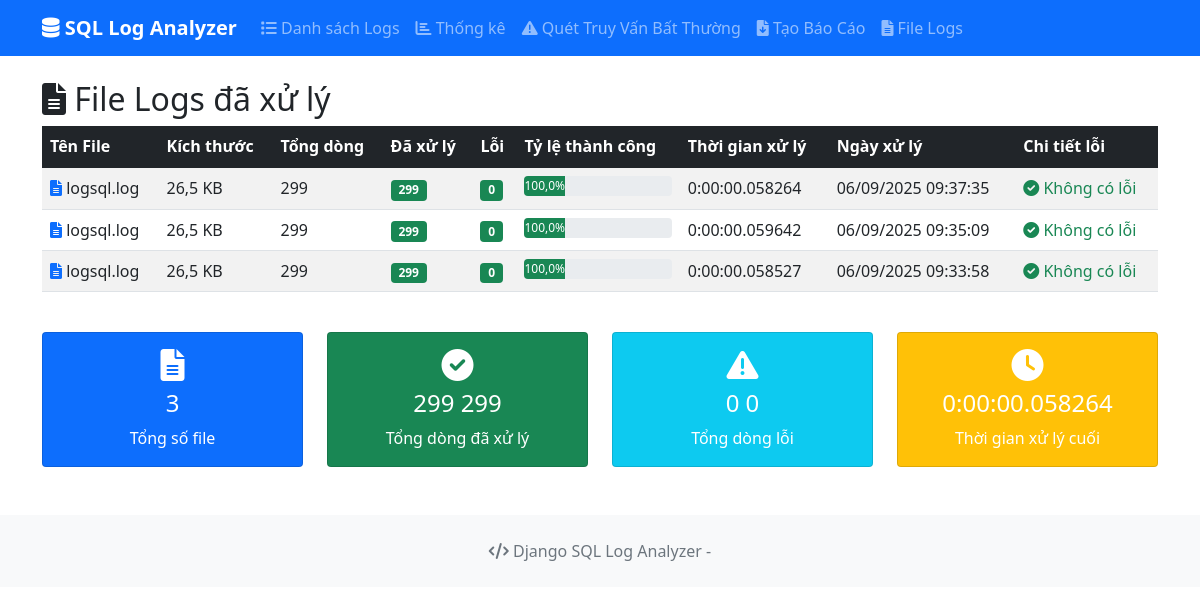
The page /log-files/ on the database its author committed.
### logs/models.py (models this page shows, shortened)
class LogFile(models.Model):
    file_name = models.CharField(
        max_length=255,
        verbose_name="Tên file",
        help_text="Tên file log"
    )
    file_path = models.CharField(
        max_length=500,
        verbose_name="Đường dẫn file",
        help_text="Đường dẫn đầy đủ đến file log"
    )
    file_size = models.BigIntegerField(
        verbose_name="Kích thước file (bytes)",
        help_text="Kích thước file tính bằng bytes"
    )
    total_lines = models.PositiveIntegerField(
        verbose_name="Tổng số dòng",
        help_text="Tổng số dòng trong file"
    )
    processed_lines = models.PositiveIntegerField(
        verbose_name="Số dòng đã xử lý",
        help_text="Số dòng đã được xử lý thành công"
    )
    failed_lines = models.PositiveIntegerField(
        default=0,
        verbose_name="Số dòng lỗi",
        help_text="Số dòng không thể xử lý"
    )
    processed_at = models.DateTimeField(
        default=timezone.now,
        verbose_name="Thời gian xử lý",
        help_text="Thời gian file được xử lý"
    )
    processing_time = models.DurationField(
        null=True,
        blank=True,
        verbose_name="Thời gian xử lý",
        help_text="Thời gian để xử lý file"
    )
    error_details = models.TextField(
        blank=True,
        null=True,
        verbose_name="Chi tiết lỗi",
        help_text="Chi tiết các dòng lỗi không thể xử lý"
    )
    class Meta:
        verbose_name = "Log File"
        verbose_name_plural = "Log Files"
        ordering = ['-processed_at']
    @property
    def success_rate(self):
        if self.total_lines > 0:
            return (self.processed_lines / self.total_lines) * 100
        return 0

### logs/views.py (the view)
# urls.py: path('log-files/', views.log_files, name='log_files'),
def log_files(request):
    log_files = LogFile.objects.all().order_by('-processed_at')
    context = {
        'log_files': log_files,
    }
    return render(request, 'logs/log_files.html', context)

### logs/templates/logs/log_files.html (shortened to what this page needs)
{% extends 'logs/base.html' %}
{% block content %}
<div class="row">
    <div class="col-12">
        <h2><i class="fas fa-file-alt"></i> File Logs đã xử lý</h2>
        {% if log_files %}
        <div class="table-responsive">
            <table class="table table-striped table-hover">
                <thead class="table-dark">
                    <tr>
                        <th>Tên File</th>
                        <th>Kích thước</th>
                        <th>Tổng dòng</th>
                        <th>Đã xử lý</th>
                        <th>Lỗi</th>
                        <th>Tỷ lệ thành công</th>
                        <th>Thời gian xử lý</th>
                        <th>Ngày xử lý</th>
                        <th>Chi tiết lỗi</th>
                    </tr>
                </thead>
                <tbody>
                    {% for file in log_files %}
                    <tr>
                        <td>
                            <i class="fas fa-file-alt text-primary"></i>
                            {{ file.file_name }}
                        </td>
                        <td>{{ file.file_size|filesizeformat }}</td>
                        <td>{{ file.total_lines|floatformat:0 }}</td>
                        <td>
                            <span class="badge bg-success">{{ file.processed_lines|floatformat:0 }}</span>
                        </td>
                        <td>
                            {% if file.failed_lines > 0 %}
                            <span class="badge bg-danger">{{ file.failed_lines|floatformat:0 }}</span>
                            {% else %}
                            <span class="badge bg-success">0</span>
                            {% endif %}
                        </td>
                        <td>
                            <div class="progress" style="height: 20px;">
                                <div class="progress-bar {% if file.success_rate >= 90 %}bg-success{% elif file.success_rate >= 70 %}bg-warning{% else %}bg-danger{% endif %}"
                                     role="progressbar"
                                     style="width: {{ file.success_rate }}%"
                                     aria-valuenow="{{ file.success_rate }}"
                                     aria-valuemin="0"
                                     aria-valuemax="100">
                                    {{ file.success_rate|floatformat:1 }}%
                                </div>
                            </div>
                        </td>
                        <td>
                            {% if file.processing_time %}
                            {{ file.processing_time }}
                            {% else %}
                            -
                            {% endif %}
                        </td>
                        <td>{{ file.processed_at|date:"d/m/Y H:i:s" }}</td>
                        <td>
                            {% if file.error_details %}
                            <button type="button" class="btn btn-sm btn-warning"
                                    data-bs-toggle="modal"
                                    data-bs-target="#errorModal{{ file.id }}">
                                <i class="fas fa-exclamation-triangle"></i> Xem lỗi
                            </button>
                            {% else %}
                            <span class="text-success">
                                <i class="fas fa-check-circle"></i> Không có lỗi
                            </span>
                            {% endif %}
                        </td>
                    </tr>
                    {% endfor %}
                </tbody>
            </table>
        </div>
        <div class="row mt-4">
            <div class="col-md-3">
                <div class="card stats-card bg-primary text-white">
                    <div class="card-body text-center">
                        <i class="fas fa-file-alt fa-2x mb-2"></i>
                        <h4>{{ log_files|length }}</h4>
                        <p class="mb-0">Tổng số file</p>
                    </div>
                </div>
            </div>
            <div class="col-md-3">
                <div class="card stats-card bg-success text-white">
                    <div class="card-body text-center">
                        <i class="fas fa-check-circle fa-2x mb-2"></i>
                        <h4>
                            {% for file in log_files %}
                                {% if forloop.first %}
                                    {{ file.processed_lines }}
                                {% else %}
                                    {% if forloop.last %}
                                        {{ file.processed_lines|add:0 }}
                                    {% endif %}
                                {% endif %}
                            {% endfor %}
                        </h4>
                        <p class="mb-0">Tổng dòng đã xử lý</p>
                    </div>
                </div>
            </div>
            <div class="col-md-3">
                <div class="card stats-card bg-info text-white">
                    <div class="card-body text-center">
                        <i class="fas fa-exclamation-triangle fa-2x mb-2"></i>
                        <h4>
                            {% for file in log_files %}
                                {% if forloop.first %}
                                    {{ file.failed_lines }}
                                {% else %}
                                    {% if forloop.last %}
                                        {{ file.failed_lines|add:0 }}
                                    {% endif %}
                                {% endif %}
                            {% endfor %}
                        </h4>
                        <p class="mb-0">Tổng dòng lỗi</p>
                    </div>
                </div>
            </div>
            <div class="col-md-3">
                <div class="card stats-card bg-warning text-white">
                    <div class="card-body text-center">
                        <i class="fas fa-clock fa-2x mb-2"></i>
                        <h4>
                            {% for file in log_files %}
                                {% if forloop.first %}
                                    {{ file.processing_time|default:"-" }}
                                {% endif %}
                            {% endfor %}
                        </h4>
                        <p class="mb-0">Thời gian xử lý cuối</p>
                    </div>
                </div>
            </div>
        </div>
        {% else %}
        <div class="alert alert-info text-center">
            <i class="fas fa-info-circle"></i> Chưa có file log nào được xử lý.
            <br>
            <small>Sử dụng lệnh: <code>python manage.py import_logs logsql.log</code></small>
        </div>
        {% endif %}
    </div>
</div>
{% endblock %}

### logs/templates/logs/base.html (style rules this page uses)
.stats-card { transition: transform 0.2s; }

### rows shown on the page
LogFile: file_name "logsql.log", file_size|filesizeformat "26,5 KB", total_lines "299", processed_lines "299", shows "0", success_rate "100,0", processing_time "0:00:00.058264", processed_at "06/09/2025 09:37:35", shows "Không có lỗi", failed_lines "0"
LogFile: file_name "logsql.log", file_size|filesizeformat "26,5 KB", total_lines "299", processed_lines "299", failed_lines "0", success_rate "100,0", processing_time "0:00:00.059642", processed_at "06/09/2025 09:35:09", shows "Không có lỗi"
LogFile: file_name "logsql.log", file_size|filesizeformat "26,5 KB", total_lines "299", processed_lines "299", shows "0", success_rate "100,0", processing_time "0:00:00.058527", processed_at "06/09/2025 09:33:58", shows "Không có lỗi", processed_lines|add "299", failed_lines|add "0"

### other values the page prints
{{ log_files|length }} "3"
